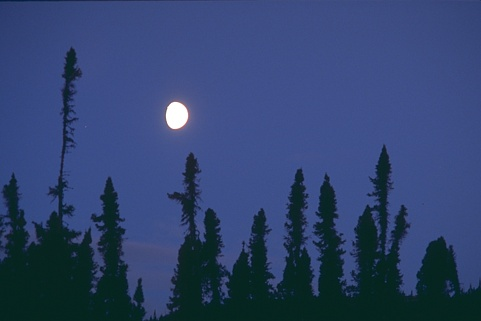
#> input picture Experiments/Image Segmentation exp - v2/238011.jpg, 481 x 321 px, found by its file name
$ jupyter execute _FCM_imageSegmentation_original-cluster_36.ipynb
#> lines starting #> are read from the running program, lines starting #| are printed output that depends on the picture
### Experiments/Image Segmentation exp - v2/fuzzy_cmeans.py
import numpy as np
from scipy.linalg import norm
from scipy.spatial.distance import cdist


class FCM:
    def __init__(self, n_clusters=4, max_iter=100, m=2, error=1e-6):
        super().__init__()
        self.u, self.centers = None, None
        self.n_clusters = n_clusters
        self.max_iter = max_iter
        self.m = m
        self.error = error

    def fit(self, X):
        N = X.shape[0]
        C = self.n_clusters
        centers = []

        u = np.random.dirichlet(np.ones(C), size=N)

        iteration = 0
        while iteration < self.max_iter:
            u2 = u.copy()

            centers = self.next_centers(X, u)
            u = self.next_u(X, centers)
            iteration += 1

            # Stopping rule
            if norm(u - u2) < self.error:
                break

        self.u = u
        self.centers = centers
        return centers

    def next_centers(self, X, u):
        um = u ** self.m
        return (X.T @ um / np.sum(um, axis=0)).transpose()

    def next_u(self, X, centers):
        return self._predict(X, centers)

    def _predict(self, X, centers):
        power = float(2 / (self.m - 1))
        temp = cdist(X, centers) ** power
        denominator_ = temp.reshape((X.shape[0], 1, -1)).repeat(temp.shape[-1], axis=1)
        denominator_ = temp[:, :, np.newaxis] / denominator_

        return 1 / denominator_.sum(2)

    def predict(self, X):
        if len(X.shape) == 1:
            X = np.expand_dims(X, axis=0)

        u = self._predict(X, self.centers)
        return np.argmax(u, axis=-1)

### Experiments/Image Segmentation exp - v2/Image1/PsnrSnr.py
import numpy as np
def mse(vref, vcmp):
    """
    Compute Mean Squared Error (MSE) between two images.

    Parameters
    ----------
    vref : array_like
      Reference image
    vcmp : array_like
      Comparison image

    Returns
    -------
    x : float
      MSE between `vref` and `vcmp`
    """

    r = np.asarray(vref, dtype=np.float64).ravel()
    c = np.asarray(vcmp, dtype=np.float64).ravel()
    return np.mean(np.abs(r - c)**2)

def snr(vref, vcmp):
    """
    Compute Signal to Noise Ratio (SNR) of two images.

    Parameters
    ----------
    vref : array_like
      Reference image
    vcmp : array_like
      Comparison image

    Returns
    -------
    x : float
      SNR of `vcmp` with respect to `vref`
    """

    dv = np.var(vref)
    with np.errstate(divide='ignore'):
        rt = dv / mse(vref, vcmp)
    return 10.0 * np.log10(rt)


def psnr(vref, vcmp, rng=None):
    """
    Compute Peak Signal to Noise Ratio (PSNR) of two images. The PSNR
    calculation defaults to using the less common definition in terms
    of the actual range (i.e. max minus min) of the reference signal
    instead of the maximum possible range for the data type
    (i.e. :math:`2^b-1` for a :math:`b` bit representation).

    Parameters
    ----------
    vref : array_like
      Reference image
    vcmp : array_like
      Comparison image
    rng : None or int, optional (default None)
      Signal range, either the value to use (e.g. 255 for 8 bit samples) or
      None, in which case the actual range of the reference signal is used

    Returns
    -------
    x : float
      PSNR of `vcmp` with respect to `vref`
    """

    if rng is None:
        rng = vref.max() - vref.min()
    dv = (rng + 0.0)**2
    with np.errstate(divide='ignore'):
        rt = dv / mse(vref, vcmp)
    return 10.0 * np.log10(rt)

### Experiments/Image Segmentation exp - v2/Image4/_FCM_imageSegmentation_original-cluster_36.ipynb
[cell 1]
import random
from sklearn.utils.extmath import row_norms
from sklearn.utils.extmath import row_norms, squared_norm, stable_cumsum
import scipy.sparse as sp
from sklearn.metrics.pairwise import euclidean_distances
import matplotlib.pyplot as plt
import numpy as np
import seaborn as sns
from sklearn.datasets.samples_generator import make_blobs
import cv2 as cv
from fuzzy_cmeans import FCM
import PsnrSnr as p
np.random.seed(0)

[cell 2]
img = cv.imread("238011.jpg", 0)
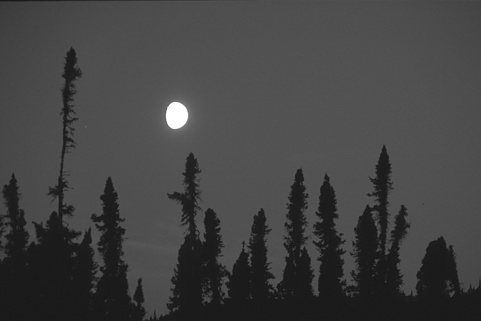
#> img: shape (321, 481); min 19, max 255, mean 66.6
size=200
img = cv.resize(img, dsize=(size, size))
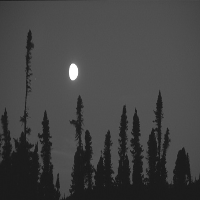
#> img: shape (200, 200); min 23, max 255, mean 66.4
width=img.shape[0]
#> width = 200
height=img.shape[1]
#> height = 200

plt.imshow(img, cmap="gray")
plt.xticks([])
plt.yticks([])
plt.grid(False)
plt.show()

[cell 3]
i = 0
j = 0
luv = []

for h in range(int(width / 2)):
    j = 0
    for k in range(int(height / 2)):
        luv.append([img[i, j], img[i + 1, j], img[i, j + 1], img[i + 1, j + 1]])
        j = j + 2
    i = i + 2
#> after the loop, i = 200; luv = 10000 items, first 6: [31, 58, 32, 60], [31, 60, 34, 61], [33, 61, 32, 61], [32, 62, 32, 63], [33, 64, 32, 63], [34, 64, 36, 64]

x=np.array(luv)

[cell 4]
# [92 lines left out: function _k_init, not called in this run]

[cell 5]
import time as t

cluster = 36

clusterssize = [cluster]  # 2, 3, 4, 5, 6, 7, 8, 9,
timearray = []
error = []
segementedImg = []

[cell 6]
# [13 lines of commented-out code are left out]

[cell 7]
# [6 lines of commented-out code are left out]

[cell 8]
for i in clusterssize:

    start=t.time()
    fuzzy_cmeans2 = FCM(n_clusters=i,max_iter=50,m=10)
    fuzzy_cmeans2.fit(x)
    timearray.append(t.time()-start)
    label=fuzzy_cmeans2.predict(x)

    pic2show = fuzzy_cmeans2.centers[label]
    print(timearray)
#> after the loop, timearray = [3.4]

[cell 9]
centersp = (fuzzy_cmeans2.centers[label]).reshape(
    int(width / 2), int(height / 2), 4
)
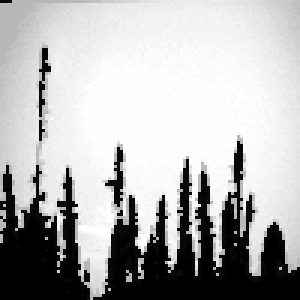
#> centersp: shape (100, 100, 4) float64 (shown 3 times larger); mean of channels 0, 1, 2, 3 65.7, 65.7, 65.7, 65.7; drawn with min black and max white

[cell 10]
# convert back the clustered image to the original form
# decoding

temp = np.zeros((width, height))
i = 0
j = 0
for h in range(int(width / 2)):
    j = 0
    for k in range(int(height / 2)):
        val = centersp

        temp[i, j] = val[h][k][0]
        temp[i + 1, j] = val[h][k][1]
        temp[i, j + 1] = val[h][k][2]
        temp[i + 1, j + 1] = val[h][k][3]

        j = j + 2
    i = i + 2
#> after the loop, i = 200

plt.imshow(temp, cmap="gray")
plt.xticks([])
plt.yticks([])
plt.grid(False)
plt.savefig("FCM_SegementdIMg_" + str(cluster) + ".jpg")
plt.show()

[cell 11]
plt.imshow(256 - abs(img - temp), cmap="gray")
plt.xticks([])
plt.yticks([])
plt.grid(False)

plt.savefig("FCM_SegementdIMg_error_" + str(cluster) + ".jpg")
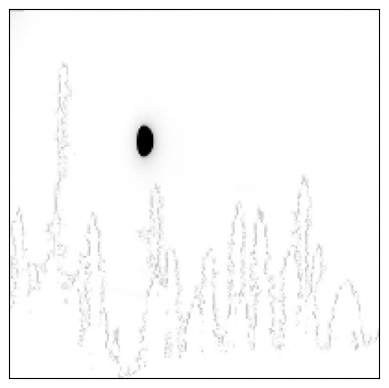
#> figure drawn by matplotlib, 1 panel
plt.show()

[cell 12]
psnr = p.psnr(np.array(img).astype(int), np.array(temp).astype(int))
#> in psnr, `rng = vref.max() - vref.min()`: rng = 232
#> in psnr, `dv = (rng + 0.0)**2`: dv = 53824
#> in psnr, `rt = dv / mse(vref, vcmp)`: rt = 433.7
#> psnr = 26.37
psnr
#> Out = 26.37

[cell 13]
snr = p.snr(np.array(img).astype(int), np.array(temp).astype(int))
#> in snr, `dv = np.var(vref)`: dv = 581
#> in snr, `rt = dv / mse(vref, vcmp)`: rt = 4.68
#> snr = 6.7
psnr
#> Out = 26.37

$ run again, with Experiments/Image Segmentation exp - v2/35070.jpg copied over Experiments/Image Segmentation exp - v2/238011.jpg
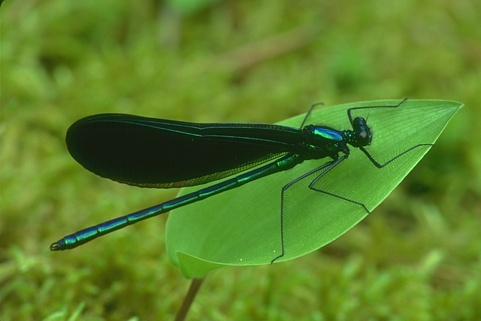
#> input picture Experiments/Image Segmentation exp - v2/35070.jpg, 481 x 321 px, found by its file name
#> after the loop `for h in range(int(width / 2)):`: i = 200; luv = 10000 items, first 6: [41, 45, 75, 113], [103, 106, 110, 110], [109, 114, 114, 120], [121, 124, 124, 126], [125, 124, 125, 125], [126, 127, 126, 128]
#> after the loop `for i in clusterssize:`: timearray = [3.21]
#> `centersp = (fuzzy_cmeans2.centers[label]).reshape( int(width / 2), int..`:
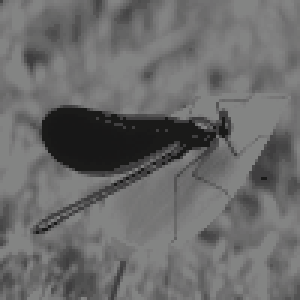
#> centersp: shape (100, 100, 4) float64 (shown 3 times larger); mean of channels 0, 1, 2, 3 106.7, 106.7, 106.8, 106.8; drawn as B, G, R
#> after the loop `for h in range(int(width / 2)):`: i = 200
#> `plt.savefig("FCM_SegementdIMg_error_" + str(cluster) + ".jpg")`:
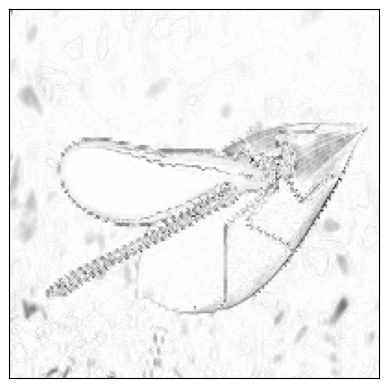
#> figure drawn by matplotlib, 1 panel
#> rng = 190
#> in psnr, `dv = (rng + 0.0)**2`: dv = 36100
#> in psnr, `rt = dv / mse(vref, vcmp)`: rt = 474.7
#> psnr = 26.76
#> in snr, `dv = np.var(vref)`: dv = 969.4
#> in snr, `rt = dv / mse(vref, vcmp)`: rt = 12.75
#> snr = 11.05
#> `psnr`: Out = 26.76

$ run again, with Experiments/Image Segmentation exp - v2/41033.jpg copied over Experiments/Image Segmentation exp - v2/238011.jpg
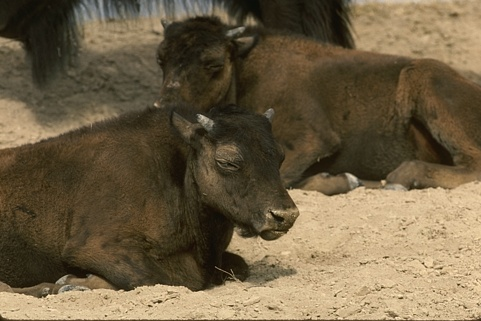
#> input picture Experiments/Image Segmentation exp - v2/41033.jpg, 481 x 321 px, found by its file name
#> after the loop `for h in range(int(width / 2)):`: i = 200; luv = 10000 items, first 6: [24, 27, 25, 26], [23, 22, 24, 23], [23, 24, 22, 24], [24, 25, 22, 23], [22, 23, 25, 24], [23, 23, 20, 19]
#> after the loop `for i in clusterssize:`: timearray = [3.39]
#> `centersp = (fuzzy_cmeans2.centers[label]).reshape( int(width / 2), int..`:
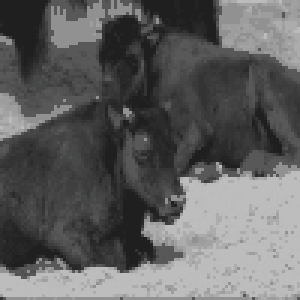
#> centersp: shape (100, 100, 4) float64 (shown 3 times larger); mean of channels 0, 1, 2, 3 97.1, 97, 97.3, 97.2; drawn as B, G, R
#> after the loop `for h in range(int(width / 2)):`: i = 200
#> `plt.savefig("FCM_SegementdIMg_error_" + str(cluster) + ".jpg")`:
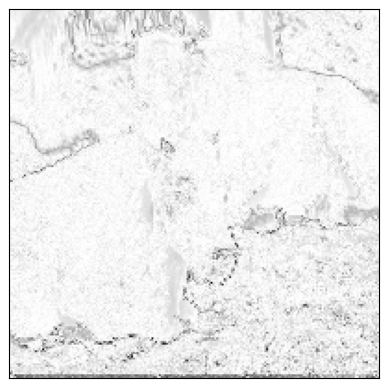
#> figure drawn by matplotlib, 1 panel
#> rng = 218
#> in psnr, `dv = (rng + 0.0)**2`: dv = 47524
#> in psnr, `rt = dv / mse(vref, vcmp)`: rt = 340.9
#> psnr = 25.33
#> in snr, `dv = np.var(vref)`: dv = 3423.9
#> in snr, `rt = dv / mse(vref, vcmp)`: rt = 24.56
#> snr = 13.9
#> `psnr`: Out = 25.33

$ run again, with Experiments/Image Segmentation exp - v2/42049.jpg copied over Experiments/Image Segmentation exp - v2/238011.jpg
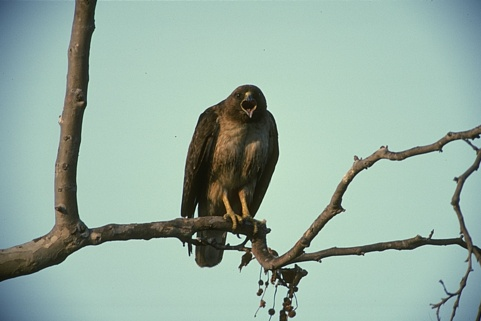
#> input picture Experiments/Image Segmentation exp - v2/42049.jpg, 481 x 321 px, found by its file name
#> after the loop `for h in range(int(width / 2)):`: i = 200; luv = 10000 items, first 6: [82, 83, 86, 85], [90, 89, 93, 93], [94, 96, 101, 100], [103, 103, 109, 106], [114, 111, 116, 115], [120, 117, 123, 119]
#> after the loop `for i in clusterssize:`: timearray = [3.94]
#> `centersp = (fuzzy_cmeans2.centers[label]).reshape( int(width / 2), int..`:
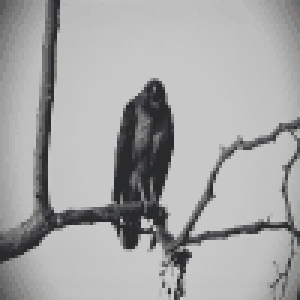
#> centersp: shape (100, 100, 4) float64 (shown 3 times larger); mean of channels 0, 1, 2, 3 166.4, 166.2, 166.3, 166.2; drawn as B, G, R
#> after the loop `for h in range(int(width / 2)):`: i = 200
#> `plt.savefig("FCM_SegementdIMg_error_" + str(cluster) + ".jpg")`:
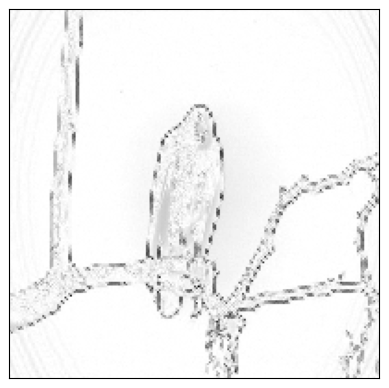
#> figure drawn by matplotlib, 1 panel
#> rng = 215
#> in psnr, `dv = (rng + 0.0)**2`: dv = 46225
#> in psnr, `rt = dv / mse(vref, vcmp)`: rt = 256.5
#> psnr = 24.09
#> in snr, `dv = np.var(vref)`: dv = 2760
#> in snr, `rt = dv / mse(vref, vcmp)`: rt = 15.32
#> snr = 11.85
#> `psnr`: Out = 24.09
